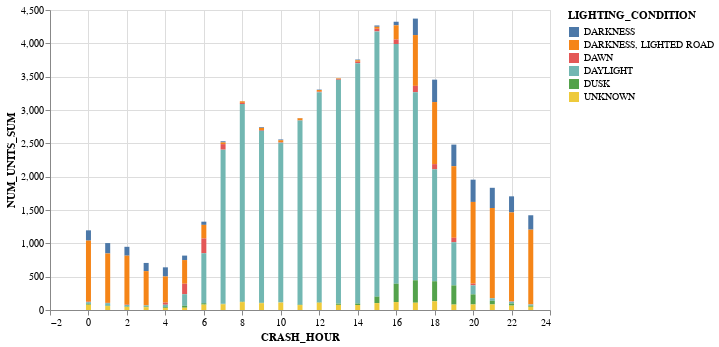

Notebook source saved alongside this figure:
### Markdown cell above
## Total, de accidentes por hora

### Code cell
report_2 = Chicago_df.groupby(['LIGHTING_CONDITION', 'CRASH_HOUR']).agg({'NUM_UNITS': ['sum']})
report_2 = report_2.reset_index()
report_2.columns = ['LIGHTING_CONDITION', 'CRASH_HOUR', 'NUM_UNITS_SUM']

alt.Chart(report_2).mark_bar().encode(
    x = 'CRASH_HOUR',
    y = 'NUM_UNITS_SUM',
    color = 'LIGHTING_CONDITION'
).properties(width=500)

### Figure 1 — Vega-Lite specification as saved in the notebook (floating-point values rounded to 4 significant figures; data arrays with more than 128 entries replaced by an {"elided": "..."} marker saying what was removed)
{"config": {"view": {"continuousWidth": 400, "continuousHeight": 300}}, "data": {"name": "data-c0e37cce90742cd3a4684b38d7537ca1"}, "mark": "bar", "encoding": {"color": {"type": "nominal", "field": "LIGHTING_CONDITION"}, "x": {"type": "quantitative", "field": "CRASH_HOUR"}, "y": {"type": "quantitative", "field": "NUM_UNITS_SUM"}}, "width": 500, "$schema": "https://vega.github.io/schema/vega-lite/v4.8.1.json", "datasets": {"data-c0e37cce90742cd3a4684b38d7537ca1": {"elided": "143 records"}}}
